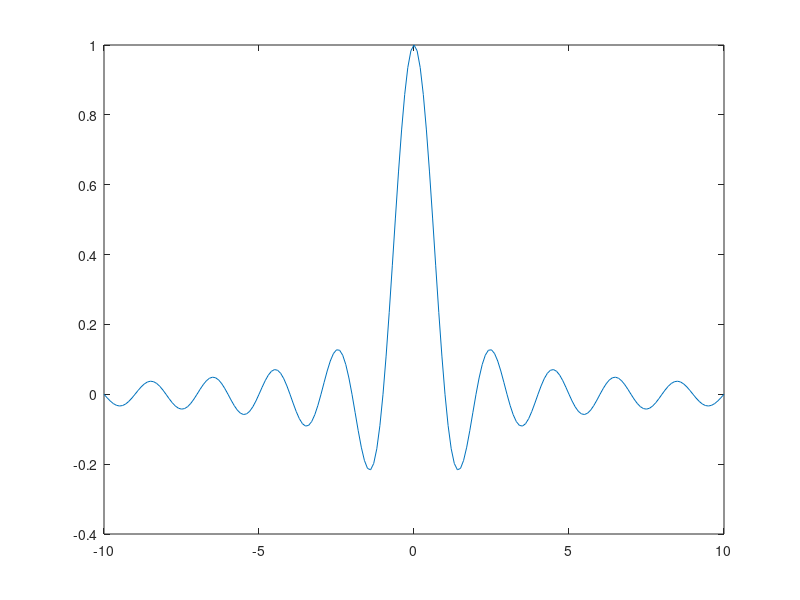
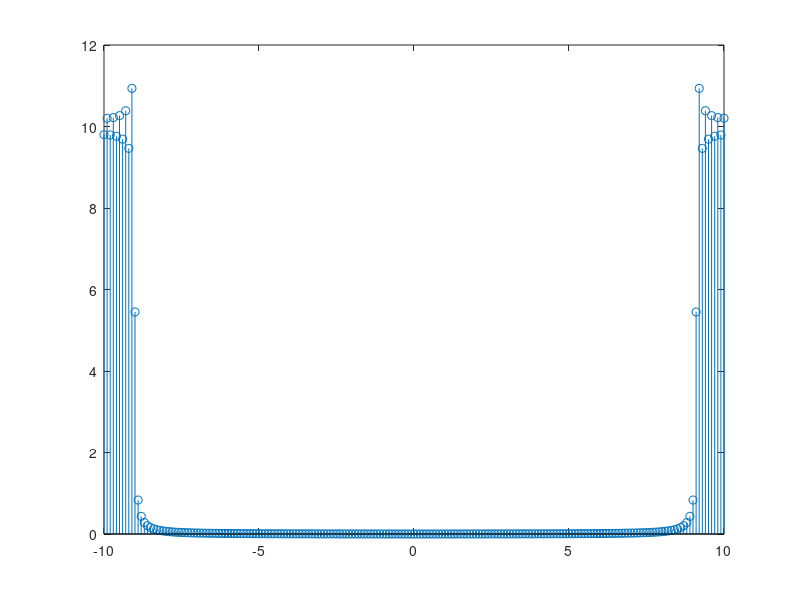
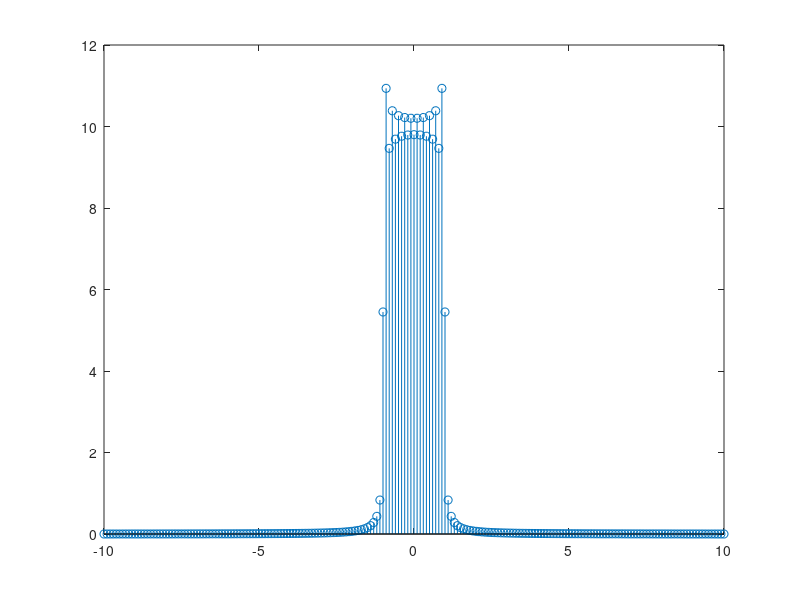
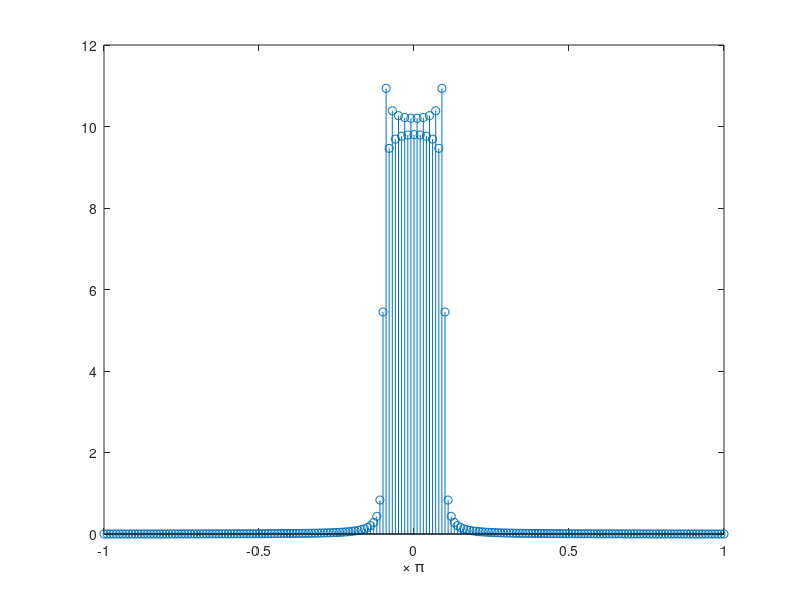

Recreate these plots in MATLAB, in order.
close all; clear all; clc

x = -10:0.1:10;
y = sinc(x);
% y = heaviside(x);


plot(x, y)


figure
fourier_transform = fft(y);
stem(x, abs(fourier_transform))

figure
shifted_fourier_transform = fftshift(fourier_transform);
stem(x, abs(shifted_fourier_transform))

figure
stem(linspace(-1, 1, length(shifted_fourier_transform)), abs(shifted_fourier_transform))
xlabel('\times \pi')



